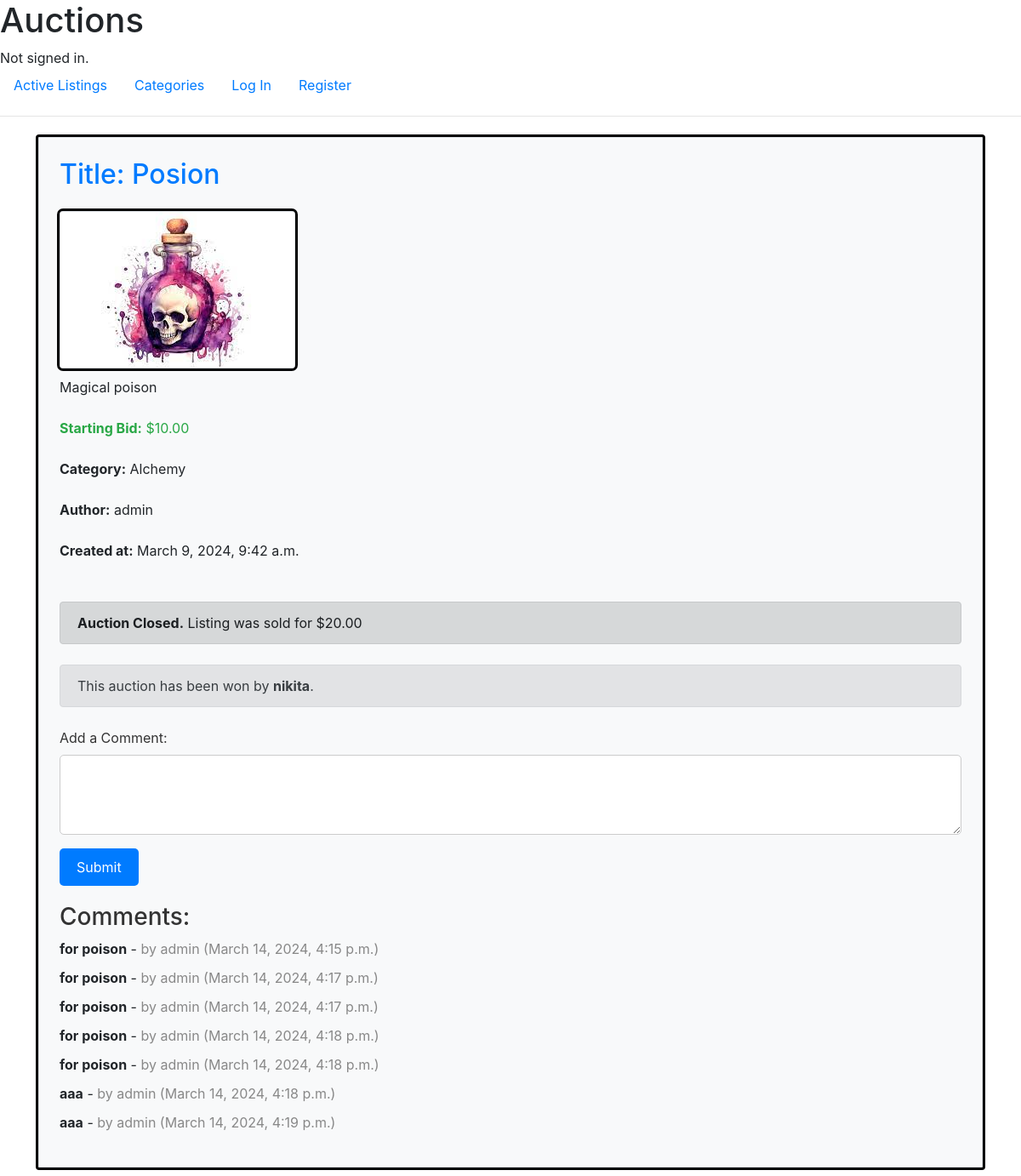
The app's page /listings/2 with its own data.
### auctions/models.py (models this page shows, shortened)
class Listing(models.Model):
    title = models.CharField(max_length=50)
    description = models.TextField()
    starting_bid = models.DecimalField(max_digits=10, decimal_places=2)
    current_price = models.DecimalField(max_digits=10, decimal_places=2, default=0)
    image = models.ImageField(upload_to='', blank=True, null=True)
    category = models.ForeignKey(Category, on_delete=models.SET_NULL, null=True, blank=True)
    author = models.ForeignKey(User, on_delete=models.CASCADE, related_name='listings')
    created_at = models.DateTimeField(auto_now_add=True)
    is_active = models.BooleanField(default=True)
    winner = models.ForeignKey(User, on_delete=models.SET_NULL, blank=True, null=True)

class Category(models.Model):
    name = models.CharField(max_length=50)

class User(AbstractUser):
    watchlist = models.ManyToManyField('Listing', related_name='watchers', blank=True)

class Bid(models.Model):
    listing = models.ForeignKey(Listing, on_delete=models.CASCADE, related_name='bids')
    bidder = models.ForeignKey(User, on_delete=models.CASCADE, related_name='bids')
    amount = models.DecimalField(max_digits=10, decimal_places=2)
    created_at = models.DateTimeField(auto_now_add=True)

class Comment(models.Model):
    listing = models.ForeignKey(Listing, on_delete=models.CASCADE, related_name='comments')
    commenter = models.ForeignKey(User, on_delete=models.CASCADE, related_name='comments')
    content = models.TextField()
    created_at = models.DateTimeField(auto_now_add=True)

### auctions/views.py (the view)
# urls.py: path("listings/<int:listing_id>", views.listing_detail, name="listing_detail"),
def listing_detail(request, listing_id):
    listing = Listing.objects.get(pk=listing_id)
    comments = Comment.objects.filter(listing=listing)
    highest_bid = None
    if listing.bids.exists():
        highest_bid = listing.bids.order_by('-amount').first()
    return render(request, 'auctions/listing_detail.html', {'listing': listing, 'highest_bid': highest_bid, 'comments': comments})

### auctions/templates/auctions/listing_detail.html (shortened to what this page needs)
{% extends "auctions/layout.html" %}
{% load static %}
{% block body %}
<div class="container mt-4">
    <div class="border p-4 bg-light">
        <h2 class="mb-4 text-primary">Title: {{ listing.title }}</h2>
        {% if listing.image %}
            <div class="item__img mr-4">
                <img src="{{ listing.image.url }}" alt="img" class="img-fluid rounded border">
            </div>
        {% endif %}
        <div class="desc mb-4">{{ listing.description }}</div>
        <div class="bid mb-4 text-success"><strong>Starting Bid:</strong> ${{ listing.starting_bid }}</div>
        {% if listing.category %}
            <div class="category mb-4"><strong>Category:</strong> {{ listing.category.name }}</div>
        {% endif %}
        {% if listing.author %}
            <div class="author mb-4"><strong>Author:</strong> {{ listing.author.username }}</div>
        {% endif %}
        {% if listing.created_at %}
            <div class="created-at mb-4"><strong>Created at:</strong> {{ listing.created_at }}</div>
        {% endif %}
        <br>
        {% if not listing.is_active %}
            <div class="closed mb-4 alert alert-dark">
                <strong>Auction Closed.</strong> Listing was sold for ${{ highest_bid.amount }}
            </div>
            {% if listing.winner == request.user %}
                <div class="winner-info mb-4 alert alert-success"><strong>Congratulations!</strong> You won this auction.</div>
            {% elif listing.winner %}
                <div class="winner-info mb-4 alert alert-secondary">This auction has been won by <strong>{{ listing.winner.username }}</strong>.</div>
            {% else %}
                <div class="winner-info mb-4 alert alert-warning">This auction is closed, but no winner has been determined.</div>
            {% endif %}
        {% elif listing.author == user %}
            <form method="post" action="{% url 'close_auction' listing_id=listing.id %}" class="mb-4">
                {% csrf_token %}
                <button type="submit" class="btn btn-danger">Close Auction</button>
            </form>
        {% endif %}
        <form method="post" action="{% url 'add_comment' listing_id=listing.id %}" class="comment-form">
            <div class="form-group">
                <label for="comment_text" class="form-label">Add a Comment:</label>
                <textarea class="form-control" id="comment_text" name="comment_text" rows="3"></textarea>
            </div>
            <button type="submit" class="btn btn-primary">Submit</button>
        </form>
        <div class="comments-section">
            {% if comments %}
                <h3 class="comments-heading">Comments:</h3>
                <ul class="comment-list">
                    {% for comment in comments %}
                        <li class="comment-item">
                            <span class="comment-content">{{ comment.content }}</span> -
                            <span class="comment-info">by {{ comment.commenter.username }} ({{ comment.created_at }})</span>
                        </li>
                    {% endfor %}
                </ul>
            {% else %}
                <h3 class="no-comments-heading">No comments so far</h3>
            {% endif %}
        </div>
    </div>
</div>
{% endblock %}

### auctions/static/auctions/styles.css (style rules this page uses)
body { padding: 0; margin: 0; }
.border { outline: 3px solid black; border-radius: 1px; margin-bottom: 10px; }
.comment-form { margin-bottom: 20px; }
.form-label { color: #333; }
.form-control { width: 100%; padding: 10px; border: 1px solid #ccc; border-radius: 5px; resize: vertical; }
.btn-primary { background-color: #007bff; color: #fff; border: none; padding: 10px 20px; border-radius: 5px; cursor: pointer; }
.comments-section { margin-top: 20px; }
.comments-heading { color: #333; }
.comment-list { list-style-type: none; padding: 0; }
.comment-item { margin-bottom: 10px; }
.comment-content { font-weight: bold; }
.comment-info { color: #888; }

### records on screen
Listing: title "Posion", image (picture), description "Magical poison", starting_bid "10.00", category.name "Alchemy", author.username "admin", created_at "March 9, 2024, 9:42 a.m.", winner.username "nikita"
Bid: amount "20.00"
Comment: content "for poison", commenter.username "admin", created_at "March 14, 2024, 4:15 p.m."
Comment: content "for poison", commenter.username "admin", created_at "March 14, 2024, 4:17 p.m."
Comment: content "for poison", commenter.username "admin", created_at "March 14, 2024, 4:17 p.m."
Comment: content "for poison", commenter.username "admin", created_at "March 14, 2024, 4:18 p.m."
Comment: content "for poison", commenter.username "admin", created_at "March 14, 2024, 4:18 p.m."
Comment: content "aaa", commenter.username "admin", created_at "March 14, 2024, 4:18 p.m."
Comment: content "aaa", commenter.username "admin", created_at "March 14, 2024, 4:19 p.m."
